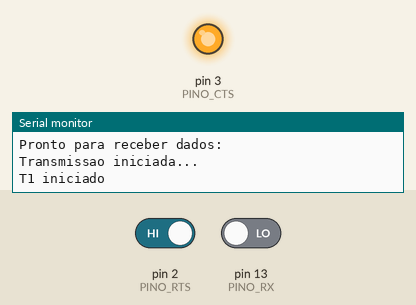
The sketch below on a simulated Arduino Uno, built with avr-gcc and run on an emulated ATmega328P. Shown: output pins drawn as LEDs (lit = HIGH), the last lines printed to the serial monitor. The inputs (shaded band) are chosen by the test bench; at power-on: pin 2 (PINO_RTS) HIGH, pin 13 (PINO_RX) LOW.

Above: at 1.2 s.
1.3 s: pin 2 (PINO_RTS) driven LOW
At 3.1 s:
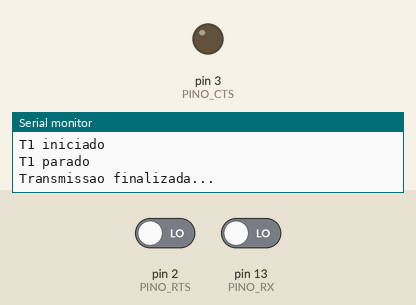
3.5 s: pin 2 (PINO_RTS) driven HIGH
At 4.2 s:
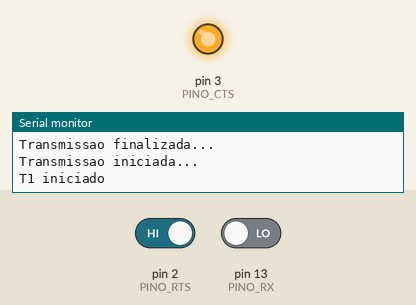
Timing chart, 0 to 6.5 s (numbered marks = the images above; inputs shaded):
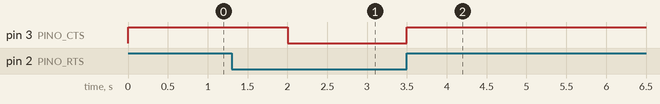

Measured:
- after the input at 1.3 s, pin 3 (PINO_CTS): HIGH → LOW after 0.70 s
- after the input at 3.5 s, pin 3 (PINO_CTS): LOW → HIGH at once

The sketch:

Receiver.ino
```cpp
#include "Temporizador.h"

const int PINO_RX = 13;
const int PINO_RTS = 2;
const int PINO_CTS = 3;

#define BIT_INICIO -1
#define TAXA_BAUD 5
#define TAMANHO_BYTE 8
#define BIT_PARIDADE 8
#define BIT_FIM 9

char bitAtual = BIT_INICIO;
bool valido = false;
char caractere = 0;

bool paridadeImpar(char byte) {
  bool eimpar = 0;
  for (uint8_t i = 0; i < TAMANHO_BYTE; i++) if (byte & (1 << i)) eimpar = !eimpar;
  return eimpar;
}

ISR(TIMER1_COMPA_vect) {
  bool leitura = digitalRead(PINO_RX);

  switch (bitAtual) {
    case BIT_INICIO:
      if (!leitura) return;
      Serial.print("\nBit de Inicio: ");
      Serial.println(leitura);
      break;

    case BIT_PARIDADE:
      valido = paridadeImpar(caractere) == leitura;
      Serial.print("\nBit de paridade: ");
      Serial.println(leitura);
      break;

    case BIT_FIM:
      Serial.print(valido ? "Nao valido! " : "Valido ");
      Serial.println(caractere);
      valido = false;
      caractere = 0;
      bitAtual = -2;
      break;

    default:
      Serial.print(leitura);
      bitWrite(caractere, bitAtual, leitura);
      break;
  }

  bitAtual++;
}

void configurarPinos() {
  pinMode(PINO_RX, INPUT);
  pinMode(PINO_RTS, INPUT);
  pinMode(PINO_CTS, OUTPUT);
}

void setup() {
  noInterrupts();
  Serial.begin(9600);
  configurarPinos();
  configuraTemporizador(TAXA_BAUD);
  Serial.println("Pronto para receber dados: ");
  interrupts();
}

void reiniciarVariaveis() {
  bitAtual = BIT_INICIO;
  valido = false;
  caractere = 0;
}

void aguardarRTSLow() {
  while (digitalRead(PINO_RTS) != LOW) {
    delay(1000);
  }
}

void loop() {
  if (digitalRead(PINO_RTS) == LOW) return;

  Serial.println("Transmissao iniciada...");
  reiniciarVariaveis();
  digitalWrite(PINO_CTS, HIGH);
  iniciaTemporizador();
  aguardarRTSLow();
  paraTemporizador();
  digitalWrite(PINO_CTS, LOW);
  Serial.println("Transmissao finalizada...");
}
```

Temporizador.h
```cpp
void configuraTemporizador(int baud_rate){
  int frequencia;
  frequencia = constrain(baud_rate,1,1500);
  //set timer1 interrupt
  TCCR1A = 0;// set entire TCCR1A register to 0
  TCCR1B = 0;// same for TCCR1B
  TCNT1  = 0;//initialize counter value to 0
  //OCR1A = contador;// = (16*10^6) / (10*1024) - 1 (must be <65536)
  OCR1A = ((16 * pow(10,6))/(1024*frequencia)) - 1;
  // turn on CTC mode (clear time on compare)
  TCCR1B |= (1 << WGM12);
  // Turn T1 off
  TCCR1B &= 0xF8;
  // Disable interrupts
  TIMSK1 = 0;
  TIFR1 = 0;
}

void iniciaTemporizador(){
  Serial.println("T1 iniciado");
  TCNT1 = 0;//initialize counter value to 0
  TIFR1 = 0;
  // enable timer compare interrupt
  TIMSK1 |= (1 << OCIE1A);
  // Set CS10 and CS12 bits for 1024 prescaler
  TCCR1B |= (1 << CS12) | (1 << CS10);
}

void paraTemporizador(){
  Serial.println("T1 parado");
    // Turn T1 off
  TCCR1B &= 0xF8;
  TIMSK1 = 0;
}
```
